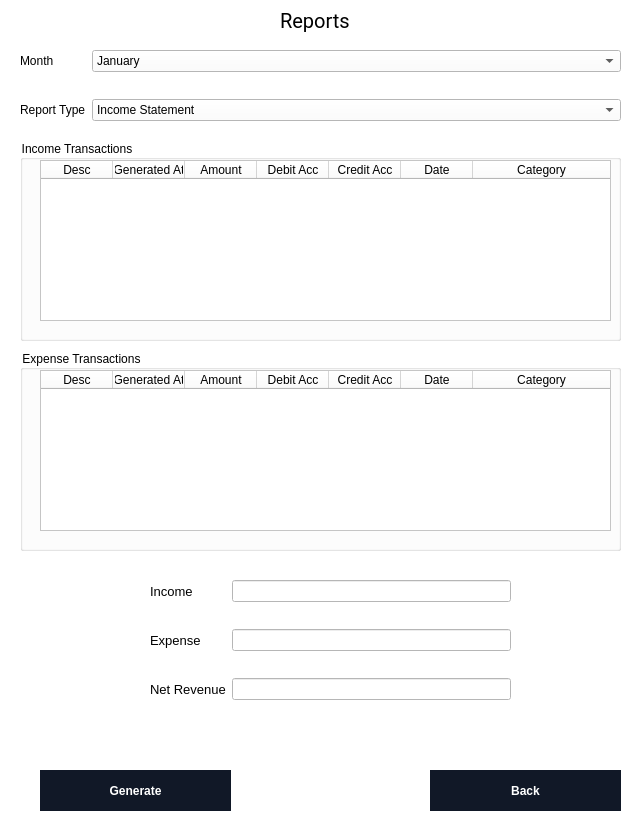
<?xml version="1.0" encoding="UTF-8"?>
<ui version="4.0">
 <class>MainWindow</class>
 <widget class="QMainWindow" name="MainWindow">
  <property name="geometry">
   <rect>
    <x>0</x>
    <y>0</y>
    <width>642</width>
    <height>821</height>
   </rect>
  </property>
  <property name="windowTitle">
   <string>MainWindow</string>
  </property>
  <property name="animated">
   <bool>true</bool>
  </property>
  <widget class="QWidget" name="centralwidget">
   <property name="styleSheet">
    <string notr="true">background:white</string>
   </property>
   <widget class="QLabel" name="label">
    <property name="geometry">
     <rect>
      <x>280</x>
      <y>0</y>
      <width>221</width>
      <height>41</height>
     </rect>
    </property>
    <property name="font">
     <font>
      <family>Roboto</family>
      <pointsize>15</pointsize>
     </font>
    </property>
    <property name="styleSheet">
     <string notr="true">background:none;</string>
    </property>
    <property name="text">
     <string>Reports</string>
    </property>
   </widget>
   <widget class="QWidget" name="formLayoutWidget">
    <property name="geometry">
     <rect>
      <x>20</x>
      <y>50</y>
      <width>601</width>
      <height>81</height>
     </rect>
    </property>
    <layout class="QFormLayout" name="formLayout">
     <property name="verticalSpacing">
      <number>27</number>
     </property>
     <item row="0" column="0">
      <widget class="QLabel" name="MonthLabel">
       <property name="text">
        <string>Month</string>
       </property>
      </widget>
     </item>
     <item row="0" column="1">
      <widget class="QComboBox" name="MonthComboBox">
       <item>
        <property name="text">
         <string>January</string>
        </property>
       </item>
       <item>
        <property name="text">
         <string>February</string>
        </property>
       </item>
       <item>
        <property name="text">
         <string>March</string>
        </property>
       </item>
       <item>
        <property name="text">
         <string>April</string>
        </property>
       </item>
       <item>
        <property name="text">
         <string>May</string>
        </property>
       </item>
       <item>
        <property name="text">
         <string>June</string>
        </property>
       </item>
       <item>
        <property name="text">
         <string>July</string>
        </property>
       </item>
       <item>
        <property name="text">
         <string>August</string>
        </property>
       </item>
       <item>
        <property name="text">
         <string>September</string>
        </property>
       </item>
       <item>
        <property name="text">
         <string>October</string>
        </property>
       </item>
       <item>
        <property name="text">
         <string>November</string>
        </property>
       </item>
       <item>
        <property name="text">
         <string>December</string>
        </property>
       </item>
      </widget>
     </item>
     <item row="1" column="0">
      <widget class="QLabel" name="reportTypeLabel">
       <property name="text">
        <string>Report Type</string>
       </property>
      </widget>
     </item>
     <item row="1" column="1">
      <widget class="QComboBox" name="reportTypeComboBox">
       <item>
        <property name="text">
         <string>Income Statement</string>
        </property>
       </item>
       <item>
        <property name="text">
         <string>Cash Flow</string>
        </property>
       </item>
      </widget>
     </item>
    </layout>
   </widget>
   <widget class="QPushButton" name="pushButton">
    <property name="geometry">
     <rect>
      <x>40</x>
      <y>770</y>
      <width>191</width>
      <height>41</height>
     </rect>
    </property>
    <property name="cursor">
     <cursorShape>PointingHandCursor</cursorShape>
    </property>
    <property name="styleSheet">
     <string notr="true">
  background-color: #111827;
  border: 1px solid transparent;
  border-radius: .75rem;
  color: #FFFFFF;
  font-family: &quot;Inter var&quot;,ui-sans-serif,system-ui,-apple-system,system-ui,&quot;Segoe UI&quot;,Roboto,&quot;Helvetica Neue&quot;,Arial,&quot;Noto Sans&quot;,sans-serif,&quot;Apple Color Emoji&quot;,&quot;Segoe UI Emoji&quot;,&quot;Segoe UI Symbol&quot;,&quot;Noto Color Emoji&quot;;
  font-size: 1.125rem;
  font-weight: 600;
  line-height: 1.5rem;
  padding: .75rem 1.2rem;
  text-align: center;
  width: auto;
</string>
    </property>
    <property name="text">
     <string>Generate</string>
    </property>
   </widget>
   <widget class="QPushButton" name="pushButton_2">
    <property name="geometry">
     <rect>
      <x>430</x>
      <y>770</y>
      <width>191</width>
      <height>41</height>
     </rect>
    </property>
    <property name="cursor">
     <cursorShape>PointingHandCursor</cursorShape>
    </property>
    <property name="styleSheet">
     <string notr="true">
  background-color: #111827;
  border: 1px solid transparent;
  border-radius: .75rem;
  color: #FFFFFF;
  font-family: &quot;Inter var&quot;,ui-sans-serif,system-ui,-apple-system,system-ui,&quot;Segoe UI&quot;,Roboto,&quot;Helvetica Neue&quot;,Arial,&quot;Noto Sans&quot;,sans-serif,&quot;Apple Color Emoji&quot;,&quot;Segoe UI Emoji&quot;,&quot;Segoe UI Symbol&quot;,&quot;Noto Color Emoji&quot;;
  font-size: 1.125rem;
  font-weight: 600;
  line-height: 1.5rem;
  padding: .75rem 1.2rem;
  text-align: center;
  width: auto;
</string>
    </property>
    <property name="text">
     <string>Back</string>
    </property>
   </widget>
   <widget class="QGroupBox" name="groupBox">
    <property name="geometry">
     <rect>
      <x>20</x>
      <y>350</y>
      <width>601</width>
      <height>201</height>
     </rect>
    </property>
    <property name="title">
     <string>Expense Transactions</string>
    </property>
    <widget class="QTableWidget" name="tableWidget_2">
     <property name="geometry">
      <rect>
       <x>20</x>
       <y>20</y>
       <width>571</width>
       <height>161</height>
      </rect>
     </property>
     <attribute name="horizontalHeaderCascadingSectionResizes">
      <bool>true</bool>
     </attribute>
     <attribute name="horizontalHeaderDefaultSectionSize">
      <number>72</number>
     </attribute>
     <attribute name="horizontalHeaderStretchLastSection">
      <bool>true</bool>
     </attribute>
     <attribute name="verticalHeaderCascadingSectionResizes">
      <bool>false</bool>
     </attribute>
     <attribute name="verticalHeaderDefaultSectionSize">
      <number>22</number>
     </attribute>
     <column>
      <property name="text">
       <string>Desc</string>
      </property>
     </column>
     <column>
      <property name="text">
       <string>Generated At</string>
      </property>
     </column>
     <column>
      <property name="text">
       <string>Amount</string>
      </property>
     </column>
     <column>
      <property name="text">
       <string>Debit Acc</string>
      </property>
     </column>
     <column>
      <property name="text">
       <string>Credit Acc</string>
      </property>
     </column>
     <column>
      <property name="text">
       <string>Date</string>
      </property>
     </column>
     <column>
      <property name="text">
       <string>Category</string>
      </property>
     </column>
    </widget>
   </widget>
   <widget class="QGroupBox" name="groupBox_2">
    <property name="geometry">
     <rect>
      <x>20</x>
      <y>140</y>
      <width>601</width>
      <height>201</height>
     </rect>
    </property>
    <property name="title">
     <string>Income Transactions</string>
    </property>
    <widget class="QTableWidget" name="tableWidget_3">
     <property name="geometry">
      <rect>
       <x>20</x>
       <y>20</y>
       <width>571</width>
       <height>161</height>
      </rect>
     </property>
     <attribute name="horizontalHeaderCascadingSectionResizes">
      <bool>true</bool>
     </attribute>
     <attribute name="horizontalHeaderDefaultSectionSize">
      <number>72</number>
     </attribute>
     <attribute name="horizontalHeaderStretchLastSection">
      <bool>true</bool>
     </attribute>
     <attribute name="verticalHeaderCascadingSectionResizes">
      <bool>true</bool>
     </attribute>
     <attribute name="verticalHeaderDefaultSectionSize">
      <number>22</number>
     </attribute>
     <column>
      <property name="text">
       <string>Desc</string>
      </property>
     </column>
     <column>
      <property name="text">
       <string>Generated At</string>
      </property>
     </column>
     <column>
      <property name="text">
       <string>Amount</string>
      </property>
     </column>
     <column>
      <property name="text">
       <string>Debit Acc</string>
      </property>
     </column>
     <column>
      <property name="text">
       <string>Credit Acc</string>
      </property>
     </column>
     <column>
      <property name="text">
       <string>Date</string>
      </property>
     </column>
     <column>
      <property name="text">
       <string>Category</string>
      </property>
     </column>
    </widget>
   </widget>
   <widget class="QWidget" name="formLayoutWidget_3">
    <property name="geometry">
     <rect>
      <x>150</x>
      <y>580</y>
      <width>361</width>
      <height>131</height>
     </rect>
    </property>
    <layout class="QFormLayout" name="IncomeStatementForm">
     <property name="verticalSpacing">
      <number>27</number>
     </property>
     <item row="0" column="0">
      <widget class="QLabel" name="incomeLabel_2">
       <property name="sizePolicy">
        <sizepolicy hsizetype="Preferred" vsizetype="Preferred">
         <horstretch>0</horstretch>
         <verstretch>0</verstretch>
        </sizepolicy>
       </property>
       <property name="font">
        <font>
         <pointsize>10</pointsize>
        </font>
       </property>
       <property name="text">
        <string>Income</string>
       </property>
      </widget>
     </item>
     <item row="0" column="1">
      <widget class="QLineEdit" name="incomeLineEdit_2">
       <property name="sizePolicy">
        <sizepolicy hsizetype="Minimum" vsizetype="Fixed">
         <horstretch>0</horstretch>
         <verstretch>0</verstretch>
        </sizepolicy>
       </property>
       <property name="minimumSize">
        <size>
         <width>8</width>
         <height>0</height>
        </size>
       </property>
      </widget>
     </item>
     <item row="1" column="0">
      <widget class="QLabel" name="expenseLabel_2">
       <property name="font">
        <font>
         <pointsize>10</pointsize>
        </font>
       </property>
       <property name="text">
        <string>Expense</string>
       </property>
      </widget>
     </item>
     <item row="1" column="1">
      <widget class="QLineEdit" name="expenseLineEdit_2"/>
     </item>
     <item row="2" column="0">
      <widget class="QLabel" name="netRevenueLabel_2">
       <property name="font">
        <font>
         <pointsize>10</pointsize>
        </font>
       </property>
       <property name="text">
        <string>Net Revenue</string>
       </property>
      </widget>
     </item>
     <item row="2" column="1">
      <widget class="QLineEdit" name="netRevenueLineEdit_2"/>
     </item>
    </layout>
   </widget>
  </widget>
 </widget>
 <resources/>
 <connections/>
</ui>
